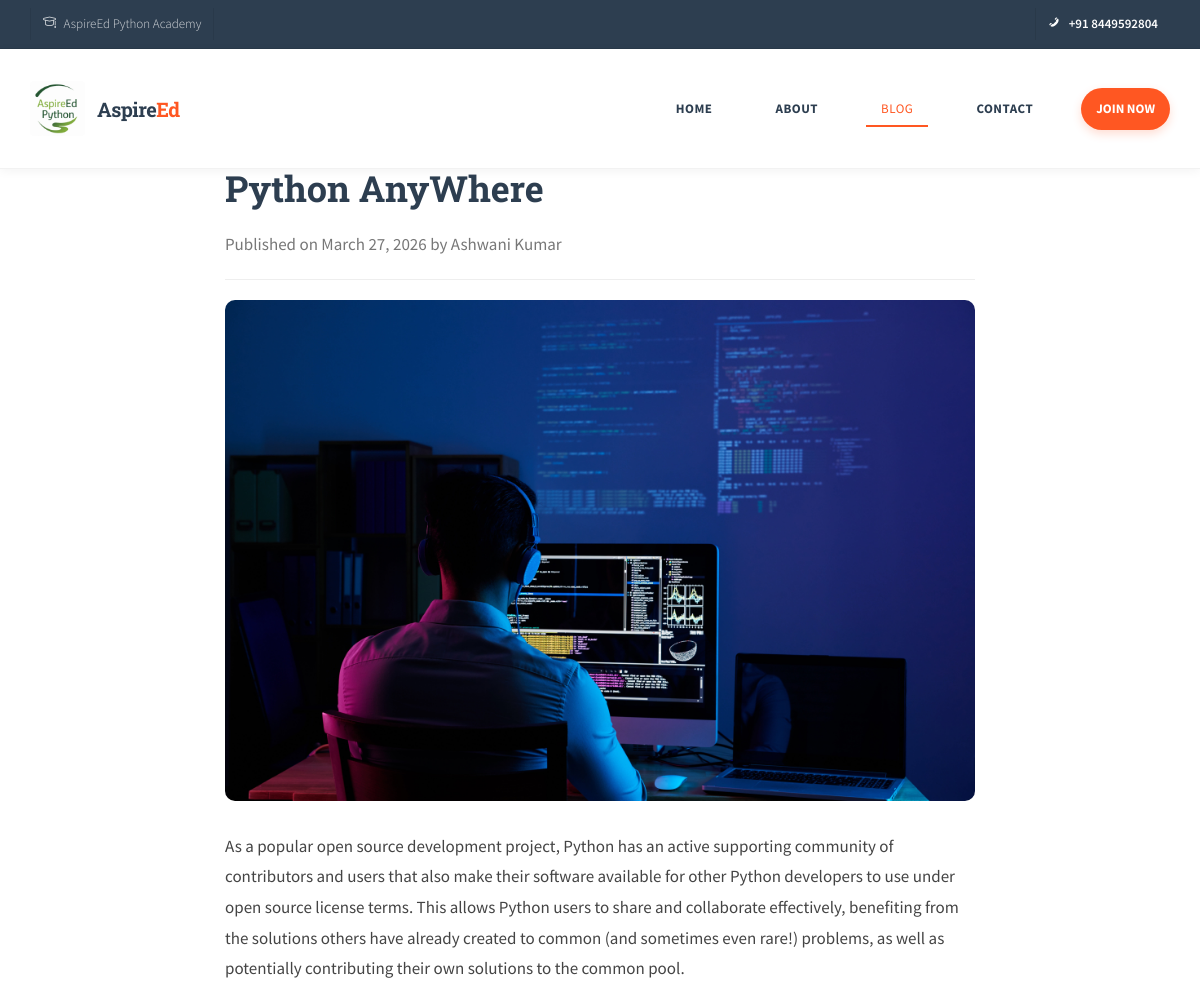
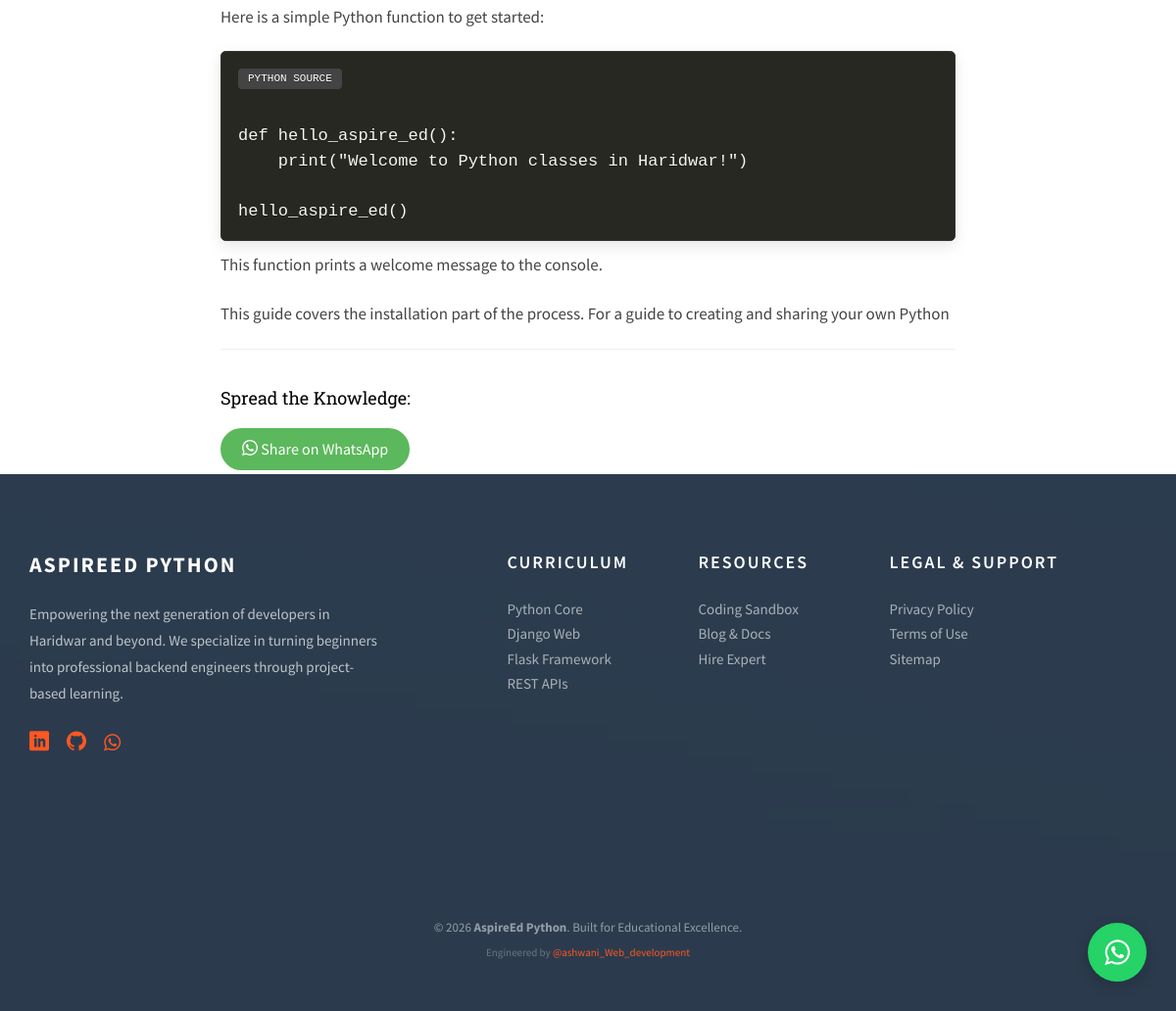
/blog/python-anywhere/, run on the app's committed database (2 pictures, top to bottom).
### apps/blog/models.py (models this page shows, shortened)
class Post(models.Model):
    title = models.CharField(max_length=200, unique=True)
    slug = models.SlugField(max_length=200, unique=True, blank=True)
    author = models.CharField(max_length=100, default="Ashwani Kumar")
    updated_on = models.DateTimeField(auto_now=True)
    content = RichTextField()  # CKEditor replaces TextField
    meta_description = models.CharField(max_length=160, blank=True, help_text="Search engine summary")
    created_on = models.DateTimeField(auto_now_add=True)
    image = models.ImageField(upload_to='blog_pics', blank=True, null=True)
    status = models.IntegerField(choices=((0,"Draft"), (1,"Publish")), default=0)
    class Meta:
        ordering = ['-created_on']

### apps/blog/views.py (the view)
# urls.py: path('blog/<slug:slug>/', views.PostDetail.as_view(), name='post_detail'),
class PostDetail(generic.DetailView):
    model = Post
    template_name = 'blog_detail.html'
    extra_context = {'blog': 'active'}

### apps/blog/templates/blog_detail.html (shortened to what this page needs)
{% extends 'base.html' %}
{% block content %}
<div id="fh5co-content">
    <div class="container">
        <div class="row">
            <div class="col-md-8 col-md-offset-2">
                <article class="animate-box" style="line-height: 1.8; font-size: 17px; color: #444;">
                    <h1 style="font-family: 'Roboto Slab', serif; color: #2D3E50; font-weight: 700;">{{ post.title }}
                    </h1>
                    <p class="text-muted">Published on {{ post.created_on|date:"F d, Y" }} by {{ post.author }}</p>
                    <hr>
                    {% if post.image %}
                    <img src="{{ post.image.url }}" class="img-responsive"
                        style="border-radius: 10px; margin-bottom: 30px;" alt="{{ post.title }}">
                    {% endif %}
                    <div class="main-content">
                        {{ post.content|safe }}
                    </div>
                    <hr>
                    <div class="share-box" style="margin-top: 40px;">
                        <h4>Spread the Knowledge:</h4>
                        <a href="https://wa.me/?text=Check out this Python tutorial: {{ request.build_absolute_uri }}"
                            class="btn btn-success"><i class="icon-whatsapp"></i> Share on WhatsApp</a>
                    </div>
                </article>
            </div>
        </div>
    </div>
</div>
<link rel="stylesheet" href="https://cdnjs.cloudflare.com/ajax/libs/prism/1.29.0/themes/prism-okaidia.min.css">
{% endblock %}

### static/css/icomoon.css (style rules this page uses)
[class^="icon-"], [class*=" icon-"] { font-family: 'icomoon' !important; speak: none; font-style: normal; font-weight: normal; font-variant: normal; text-transform: none; line-height: 1; -webkit-font-smoothing: antialiased; -moz-osx-font-smoothing: grayscale; }
.icon-whatsapp:before { content: "\eac3"; }

### static/css/style.css (style rules this page uses)
body { font-family: "Source Sans Pro", Arial, sans-serif; font-weight: 400; font-size: 15px; line-height: 1.7; color: #828282; background: #fff; }
pre[class*="language-"] { border-radius: 10px; margin: 30px 0; box-shadow: 0 5px 15px rgba(0, 0, 0, 0.1); font-size: 15px; border: 1px solid #333; }
pre[class*="language-"]::before { content: "Python Source"; display: block; background: #444; color: #fff; padding: 2px 10px; font-size: 11px; text-transform: uppercase; border-radius: 4px; margin-bottom: 10px; width: fit-content; }
a { color: #2D6CDF; -webkit-transition: 0.5s; -o-transition: 0.5s; transition: 0.5s; }
p { margin-bottom: 20px; }
h1, h2, h3, h4, h5, h6, figure { color: #000; font-family: "Roboto Slab", serif; font-weight: 400; margin: 0 0 20px 0; }
.btn { margin-right: 4px; margin-bottom: 4px; font-family: "Source Sans Pro", Arial, sans-serif; font-size: 16px; font-weight: 400; -webkit-border-radius: 30px; -moz-border-radius: 30px; -ms-border-radius: 30px; border-radius: 30px; -webkit-transition: 0.5s; -o-transition: 0.5s; transition: 0.5s; padding: 8px 20px; }
.btn-success { background: #5cb85c; color: #fff; border: 2px solid #5cb85c; }

### templates/base.html (style rules this page uses)
:root { --whatsapp-green: #25d366; --primary-blue: #2D3E50; }

### data on the page
Post: title "Python AnyWhere", created_on "March 27, 2026", author "Ashwani Kumar", image (picture), content "As a popular open source development project, Python has an active supporting community of contributors and users that also make their software available for other Python developers to use under open source license terms. This allows Python users to share and collaborate effectively, benefiting from the solutions others have already created to common (and sometimes even rare!) problems, as well as potentially contributing their own solutions to the common pool. Here is a simple Python function to get started: This function prints a welcome message to the console. This guide covers the installation part of the process. For a guide to creating and sharing your own Python"
